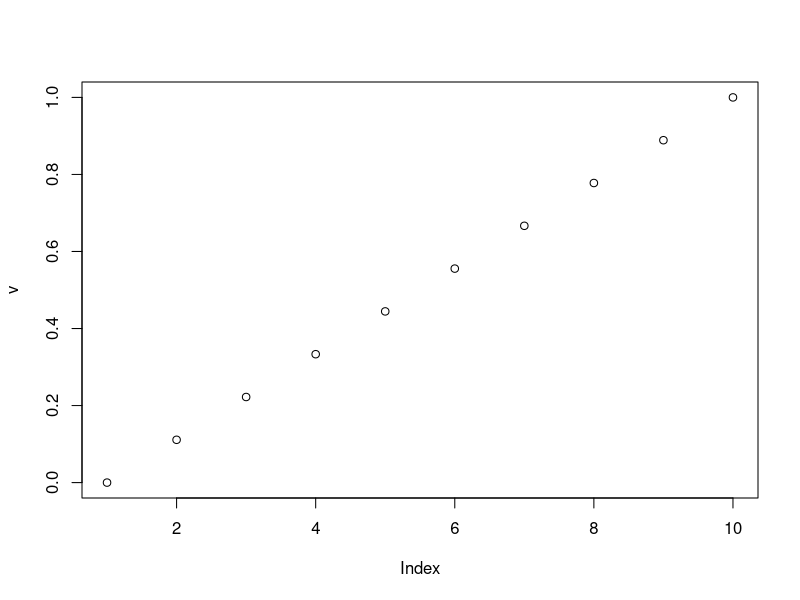
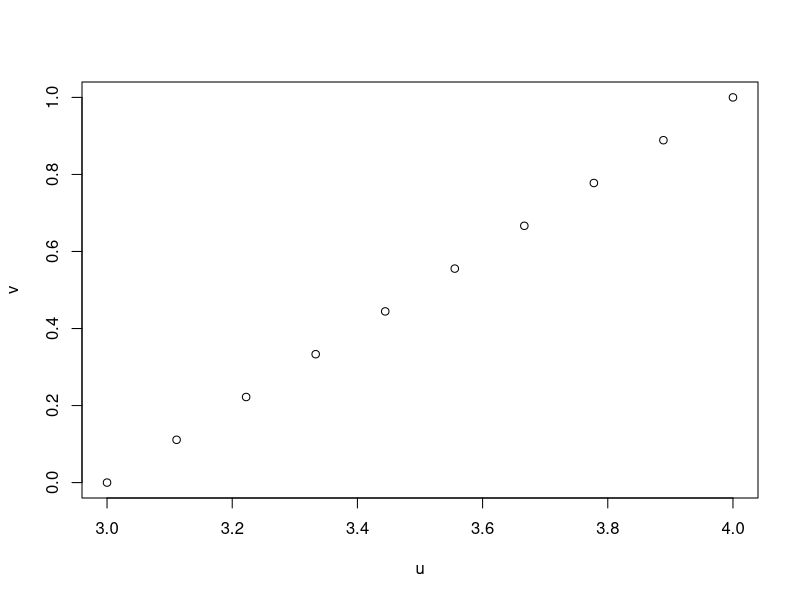
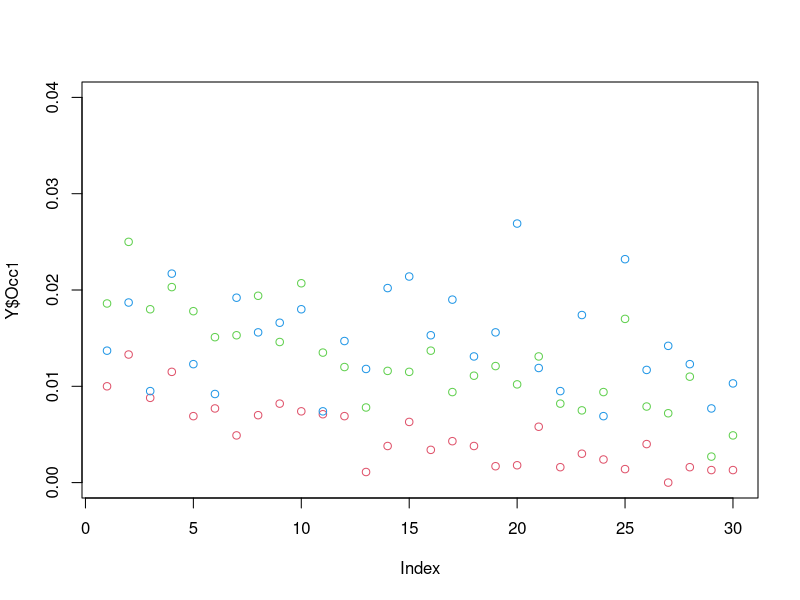
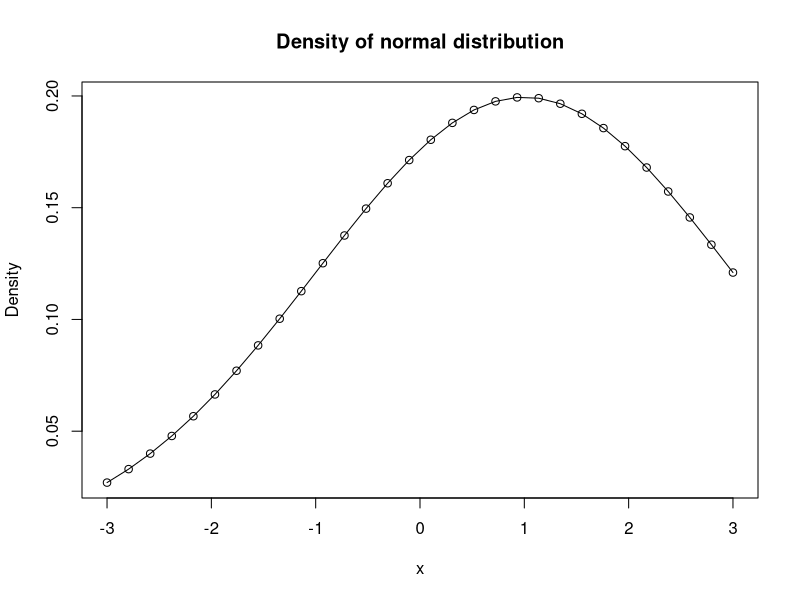
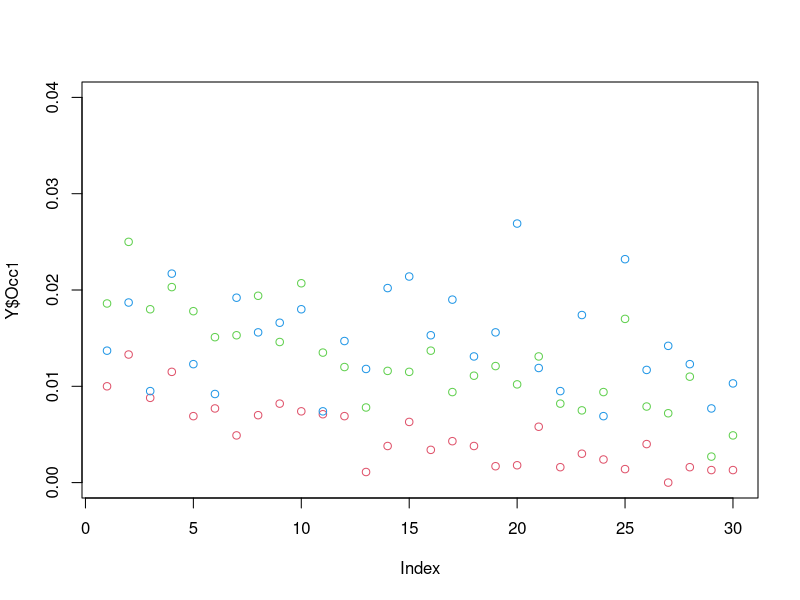
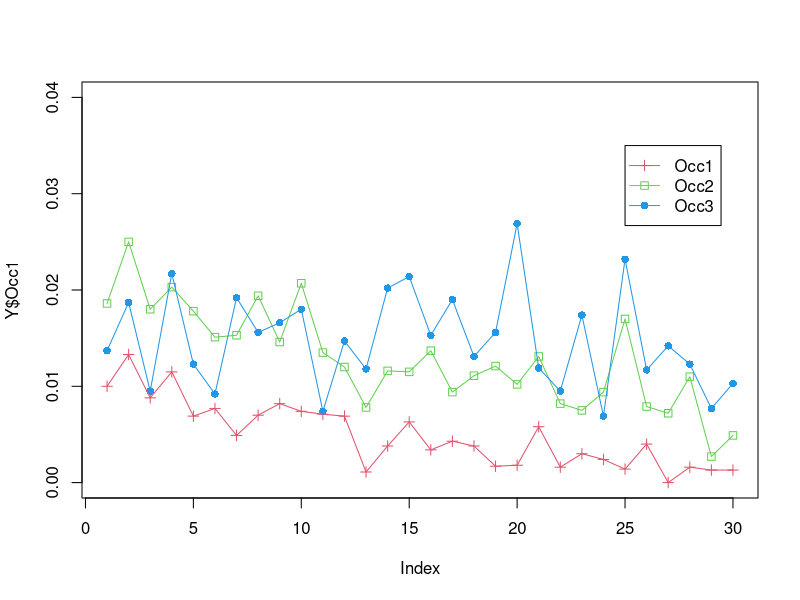

The R script that drew these images, in order: (Note: this script raises an error after producing the figures.)
##########
## Read data
Traffic <- read.table('flow-occ-table.txt', header=T, sep=",")
## Check the column names of the data
colnames(Traffic)
## Set new column names
colnames(Traffic) = c("O1", "F1", "O2", "F2", "O3", "F3")
## Check it again
colnames(Traffic)
## Initialize the new matrix to record the final result
newTraffic <- matrix(0, nrow(Traffic), 2)
## Read the rows one by one
for(i in 1:nrow(Traffic))
{
  ## Extract the i-th row
  traffic.i <- Traffic[i, ]
  ## Find the maximal value of the three
  maxflow <- max( traffic.i[c(2,4,6)] )
  ## Find which is the maximal value of the three
  idx_maxflow <- which.max(traffic.i[c(2,4,6)])
  ## Extract the Occ columns 1, 3, 5
  traffic.i.occ <- traffic.i[c(1,3,5)]
  ## Extract the Occ value correponding to the maximal flow
  maxocc <- as.numeric(traffic.i.occ[idx_maxflow])
  ## Record the resutl
  newTraffic[i,] <- c(maxflow, maxocc)
}
## Convert matrix to data frame
newTraffic <- as.data.frame(newTraffic) ## Difference between matrix and data
##frame? All entries in matrices are of the same type. Data frames let you
##refer to column by names.
## Set column names
colnames(newTraffic) = c("maxflow", "maxocc")
## Write the data frame into a text file
write.table(newTraffic, file="flow-occ-table_clean.txt", sep="\t", col.names=T)
##################
#Initialize the vector to store winnings
niter<-1000
winnings <- NULL
# Game loop
for (i in 1:niter)
{
  #initialize first winning, last flip result, and first flip result
  lastflip <- 0
  x <- (runif(1)<=.5)
  winning <- (x==1)-(x==0)
  while((lastflip!=1)|(x!=1))
  {
    # last flip becomes this flip
    lastflip <- x
    # a new flip
    x <- (runif(1)<.5)
    winning <- winning+(x==1)-(x==0)
  }
  winnings <- c(winnings,winning)
}
mean(winnings)
###############
Y <- read.table('flow-occ-table.txt', sep=",", header=T)
Y <- Y[1:30,]

# only a single input
v <- seq(0, 1, length=10)
plot(v)
# two inputs
v <- seq(0, 1, length=10)
u <- seq(3, 4, length=10)
plot(u,v)

plot(Y$Occ1, col=2, ylim=c(0, .04))
points(Y$Occ2, col=3)
points(Y$Occ3, col=4)

# type this before you make the plot to save it as a pdf
pdf("plot.pdf")
plot(Y$Occ1, col=2, ylim=c(0, .04))
points(Y$Occ2, col=3)
points(Y$Occ3, col=4)
plot(Y$Occ1, col=2, ylim=c(0, .04), pch=3) ## pch=3 makes + signs
points(Y$Occ2, col=3, pch=0) ## pch=0 makes squares
points(Y$Occ3, col=4, pch=16) ## pch=16 makes filled in circles
lines(Y$Occ1, col=2)
lines(Y$Occ2, col=3)
lines(Y$Occ3, col=4)
# The points correspond to "Occ1", "Occ2", and "Occ3"
# The colors we used were 2,3,4
# The plotting characters where 3, 0, 16
legend(25, .035, c("Occ1", "Occ2", "Occ3"), pch=c(3,0,16), col=c(2:4), lty=1)
# type this after youve made the plot
dev.off()

## Define the normal density function
normal_density_function <- function(x, mean, sd) 
{
  d <- 1 / sqrt(2*pi*sd^2) * exp(-(x - mean)^2 / (2*sd^2))
  return(d)	
}

## Generate a grid with 30 points between -3 and 3
x <- seq(-3, 3, length=30)
## Compute the corresponding densities
y1 <- normal_density_function(x=x, mean=1, sd=2)
## Compute the densities from R internal function dnorm()
y2 <- dnorm(x=x, mean=1, sd=2)
## Plot the result of function normal_density_function() with points
plot(x, y1, main='Density of normal distribution', xlab='x', ylab='Density', type='p')
## Plot the result of function normal_density_function() with curve
lines(x, y2, lty=1)

# f to calculate the 3rd smallest entry of a vector x
f <- function(x) sort(x)[3]
# Storage for the function output
OUT <- rep(0, 200)
# Using a loop
for(i in 1:200)
{
  OUT[i] <- f( A[i,] )
}

# Using apply
OUT <- apply(A, 1, f)

#Model a SIRS model
# to estimate the average proportion
p_recover = 0.5;
p_loose_immunity = 0.2;
P_ever = 0
## Initialize the population.
Q = numeric(1000)
Q[1:10] = 1
Q_ever = Q
p_transmit = 0.3

## Figure out which infected people recover and become immune.
infected = which(Q == 1)
for (j in infected) {
  if (runif(1) < p_recover) { Q[j] = 2 }
}
## Figure out which immune people lose their immunity.
immune = which(Q == 2)
for (j in immune) {
  if (runif(1) < p_loose_immunity) { Q[j] = 0 }
}
## Add new infections.
infected = which(Q == 1)
if (runif(1) < p_transmit) {
  #multiple infections of same person is okay
  susceptible = which(Q == 0)
  ii = ceiling(runif(1, max=length(susceptible)))
  jj = susceptible[ii]
  Q[jj] = 1
  Q_ever[jj] = 1
}

